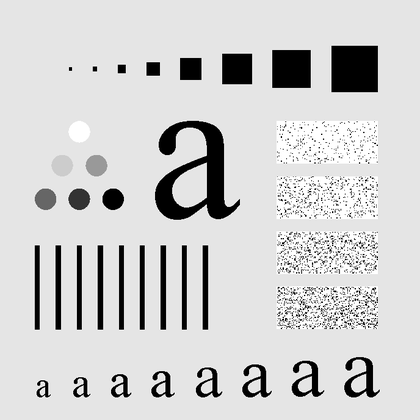
%> input picture image-processing/images/characters_test_pattern.tif, 420 x 420 px, shrunk from 688 x 688 before the run
$ octave Q7-FourierSpectrum.m   (GNU Octave 9; MATLAB toolbox functions it lacks are replaced by stand-ins)
%> lines starting %> are read from the running program, lines starting %| are printed output that depends on the picture
%(Fourier Spectrum and Average Value)

%Clear variables and console
clear;
clc;

%Open image
c = imread('characters_test_pattern.tif');
%> c is the input picture: size 420x420 uint8; min 0, max 255, mean 207.2

%Fourier transform of image c
ft = fft2(c);

%Get absolute values of complex double array (spectrum)
ft_abs = abs(ft);

%Shift to make centered
ft_centered = fftshift(ft_abs);

%Get log
ft_log = log(ft_centered);
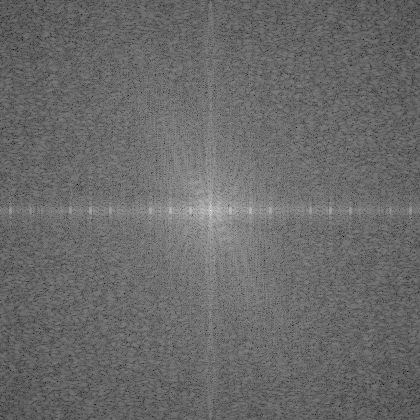
%> ft_log: size 420x420 double; min 2.57, max 17.41, mean 8.77; drawn with min black and max white

%Get scaled values of fourier transform absolute values
ft_scaled = (ft_log - min(ft_log(:))) / (max(ft_log(:)) - min(ft_log(:)));
ft_scaled = im2uint8(ft_scaled);
%> ft_scaled: size 420x420 uint8

figure();
subplot(1,2,1);imshow(c);title('Image');
subplot(1,2,2);imshow(ft_scaled);title('Spectrum');

%Get the average radial arrays
%Get row and column size
[rows,columns] = size(c);
%> rows = 420; columns = 420
%Get middle of row and column
midRow = rows/2+1;
%> midRow = 211
midCol = columns/2+1;
%> midCol = 211
%Set maximum radius that will limit
maxRadius = ceil(sqrt(midRow^2 + midCol^2));
%> maxRadius = 299
%Create array (maxRadius x 1) to save every radiuses
radialArray = zeros(maxRadius,1);
%Create a counter array (maxRadius x 1) to count radiuses
count = zeros(maxRadius,1);
%Compute pixel by pixel
for col = 1:columns
    for row = 1:rows
        %Compute every pixel's radius
        radius = sqrt((row - midRow)^2 + (col-midCol)^2);
        %Set index
        thisIndex = ceil(radius) + 1;
        %Add this index that come from (4.1) (centered spectrum)
        radialArray(thisIndex) = radialArray(thisIndex) + ft_centered(row, col);
        %Increase counter for every repeat
        count(thisIndex) = count(thisIndex) + 1;
    end
end
%> after the loop, count = 299 values, max 1328 at index 205, min 0 at index 299, mean 590; radialArray = 299 values, max 36541955 at index 1, min 0 at index 299, mean 6392117
%Get avarege
%Pointwise divide to get avarages
radialArray = radialArray./count;
%Display radial Array
figure();plot(radialArray, 'b-', 'LineWidth', 1);
title('Average Array of Spectrum');
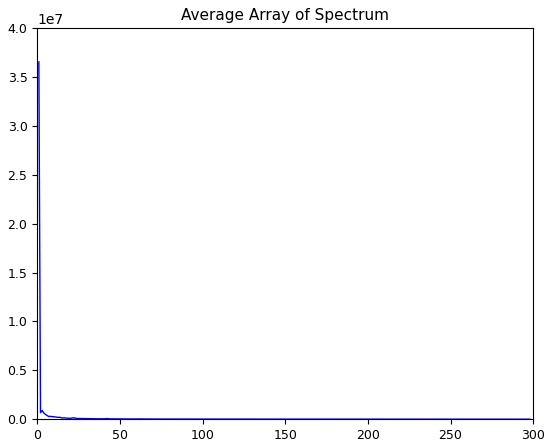
%> figure redrawn from the program's plot data; curve peaks at x = 1, y = 36541955
